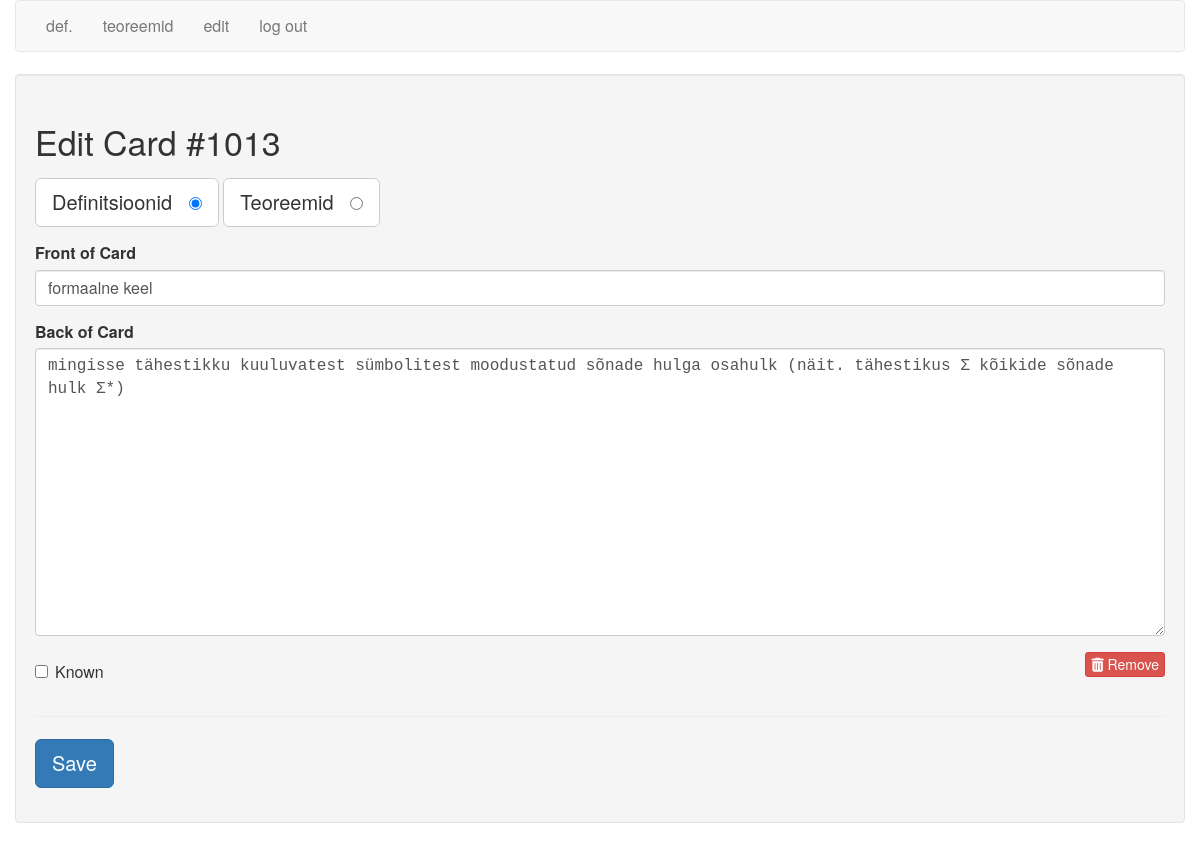
Page /edit/1013 (signed in) on the committed database.
### tables this page shows
CREATE TABLE cards (
  id integer primary key autoincrement,
  type tinyint not null, /* 1 for vocab, 2 for code */
  front text not null,
  back text not null,
  known boolean default 0
);

### flash_cards.py (the view)
@app.route('/edit/<card_id>')
def edit(card_id):
    if not session.get('logged_in'):
        return redirect(url_for('login'))
    db = get_db()
    query = '''
        SELECT id, type, front, back, known
        FROM cards
        WHERE id = ?
    '''
    cur = db.execute(query, [card_id])
    card = cur.fetchone()
    return render_template('edit.html', card=card)

### flash_cards.py (called while the page is built)
def connect_db():
    rv = sqlite3.connect(app.config['DATABASE'])
    rv.row_factory = sqlite3.Row
    return rv

def get_db():
    if not hasattr(g, 'sqlite_db'):
        g.sqlite_db = connect_db()
    return g.sqlite_db

### templates/edit.html (shortened to what this page needs)
{% extends "layout.html" %}
{% block body %}
    <div class="well">
        <h2>Edit Card #{{ card.id }}</h2>
        <form action="{{ url_for('edit_card') }}" method="post" class="cardForm">
            <div class="form-group">
                <label for="general" class="btn btn-default btn-lg">Definitsioonid &nbsp;
                    <input type="radio" name="type" value="1"
                           id="general" {{ "checked" if (card.type == 1) else "" }} />
                </label>
                <label for="code" class="btn btn-default btn-lg">Teoreemid &nbsp;
                    <input type="radio" name="type" value="2" id="code" {{ "checked" if (card.type == 2) else "" }} />
                </label>
            </div>
            <div class="form-group">
                <label for="front">Front of Card</label>
                <input type="text" name="front" id="front" class="form-control" value="{{ card.front|e }}">
            </div>
            <div class="form-group">
                <label for="back">Back of Card</label>
                <textarea name="back"
                          class="form-control"
                          id="back"
                          placeholder="back of card"
                          rows="12">{{ card.back|e }}</textarea>
            </div>
            <div class="row">
                <div class="col-xs-6">
                    <div class="checkbox">
                        <label>
                            <input type="checkbox" name="known"
                                   value="1" {{ "checked" if (card.known == 1) else "" }} /> Known
                        </label>
                    </div>
                </div>
                <div class="col-xs-6 text-right">
                    <a href="{{ url_for('delete', card_id=card.id) }}" class="btn btn-danger btn-xs">
                        <i class="fa fa-trash"></i>
                        Remove
                    </a>
                </div>
            </div>
            <hr/>
            <div class="form-group">
                <button type="submit" class="saveButton btn btn-lg btn-primary">Save</button>
            </div>
        </form>
    </div>
{% endblock %}

### static/style.css (style rules this page uses)
textarea { font-family: monospace; }

### rows in the picture
cards: id "1013", front "formaalne keel", back "mingisse tähestikku kuuluvatest sümbolitest moodustatud sõnade hulga osahulk (näit. tähestikus Ʃ kõikide sõnade hulk Ʃ*)"
